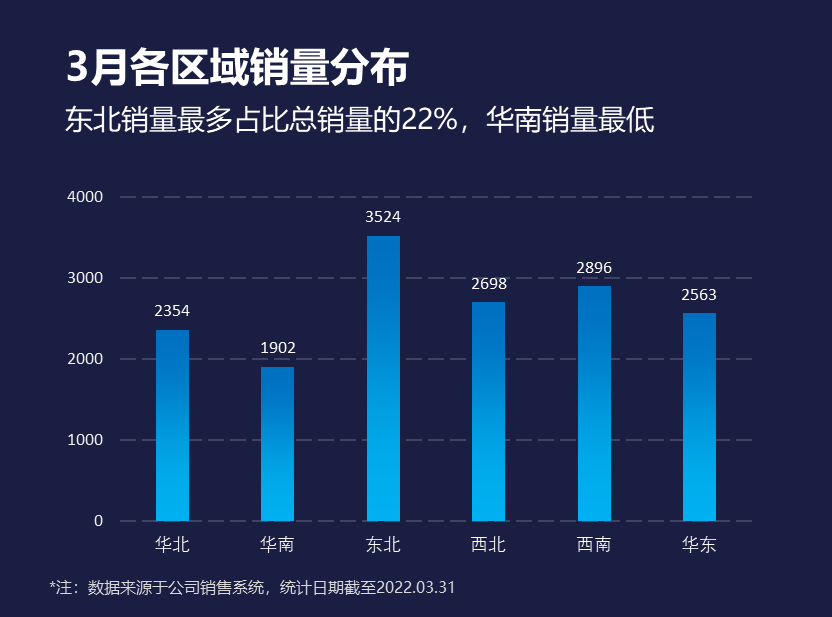
#> input picture vibecoding/reference/chart1_excel.png, 832 x 617 px
$ python compare_reference.py
#> lines starting #> are read from the running program, lines starting #| are printed output that depends on the picture
# -*- coding: utf-8 -*-
"""把复刻图和 Excel 原始导出图做像素级比对，输出几何差异与整体误差。

用法：
    python compare_reference.py 5          # 图5 层叠柱形图
    python compare_reference.py 5 --diff   # 额外把对照图写到系统临时目录

比对图（左右对照 / 50% 叠加）不是复刻产物的一部分，所以默认不落盘；
需要肉眼检查时加 --diff，图片会写到 %TEMP%/chartcmp/ 下。

各图的复刻输出文件名在 CHARTS 里登记；参考图统一叫
reference/chart{N}_excel.png，由 export_reference.py 生成。
"""

import os
import sys

import numpy as np
from PIL import Image

CHARTS = {
    1: ("reference/chart1_excel.png", "chart1_gradient_bar.png"),
    2: ("reference/chart2_excel.png", "chart2_mean_bar.png"),
    3: ("reference/chart3_excel.png", "chart3_rounded_gradient_bar.png"),
    4: ("reference/chart4_excel.png", "chart4_annotated_bar.png"),
    5: ("reference/chart5_excel.png", "chart5_clustered_bar.png"),
    6: ("reference/chart6_excel.png", "chart6_butterfly.png"),
    7: ("reference/chart7_excel.png", "chart7_rept_butterfly.png"),
    8: ("reference/chart8_excel.png", "chart8_percent_stacked.png"),
    9: ("reference/chart9_excel.png", "chart9_compare_column.png"),
    10: ("reference/chart10_excel.png", "chart10_gantt.png"),
    11: ("reference/chart11_excel.png", "chart11_smooth_line.png"),
    12: ("reference/chart12_excel.png", "chart12_diamond_lollipop.png"),
    13: ("reference/chart13_excel.png", "chart13_compare_line.png"),
    14: ("reference/chart14_excel.png", "chart14_doughnut.png"),
    15: ("reference/chart15_excel.png", "chart15_liquid_fill.png"),
}


def load(path):
#> called with path = 'reference/chart1_excel.png'
    return np.array(Image.open(path).convert("RGB")).astype(int)
#> call 2 of load, with path = 'chart1_gradient_bar.png'
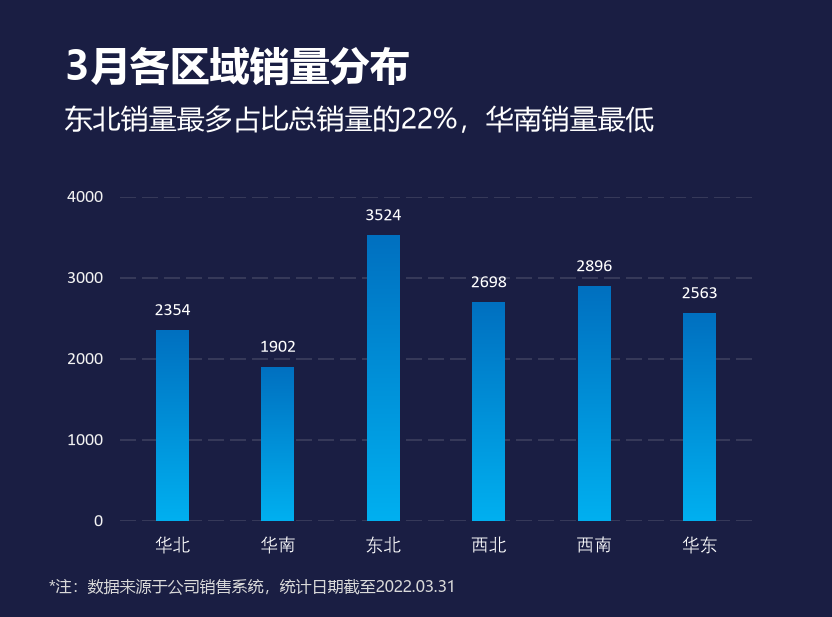
#> input picture vibecoding/chart1_gradient_bar.png, 832 x 617 px
#| 尺寸   ref=832x617   out=832x617


def align(reference, output):
    """把两张图裁到公共尺寸，便于逐像素比对。"""
    height = min(reference.shape[0], output.shape[0])
#> height = 617
    width = min(reference.shape[1], output.shape[1])
#> width = 832
    return reference[:height, :width], output[:height, :width]


def report(index, reference, output):
    print("图%-3d %s" % (index, CHARTS[index][1]))
    print("尺寸   ref=%dx%d   out=%dx%d"
          % (reference.shape[1], reference.shape[0],
             output.shape[1], output.shape[0]))
    if reference.shape != output.shape:
        print("       （尺寸不同，按左上角对齐裁到 %dx%d 后比对）"
              % (min(reference.shape[1], output.shape[1]),
                 min(reference.shape[0], output.shape[0])))

    left, right = align(reference, output)
    delta = np.abs(left - right)
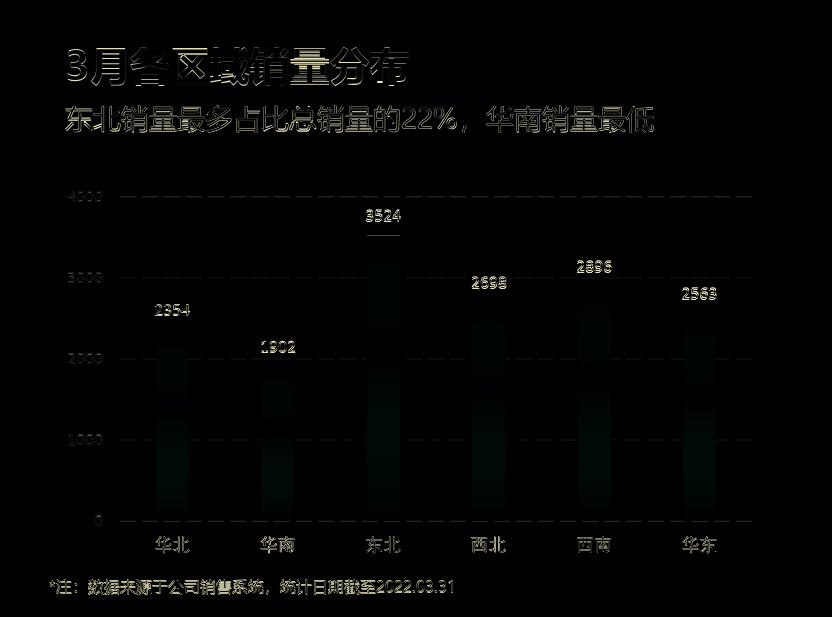
#> delta: shape (617, 832, 3) int64; mean R, G, B 3.3, 3.6, 2.9
    print("平均通道误差 = %.2f / 255      像素近似一致率 = %.2f%%"
          % (delta.mean(), (delta.sum(2) < 12).mean() * 100))
#| 平均通道误差 = 3.26 / 255      像素近似一致率 = 93.09%

    # 误差热点：32px 分块里误差最大的几块，用来定位没对齐的元素
    error = delta.sum(2)
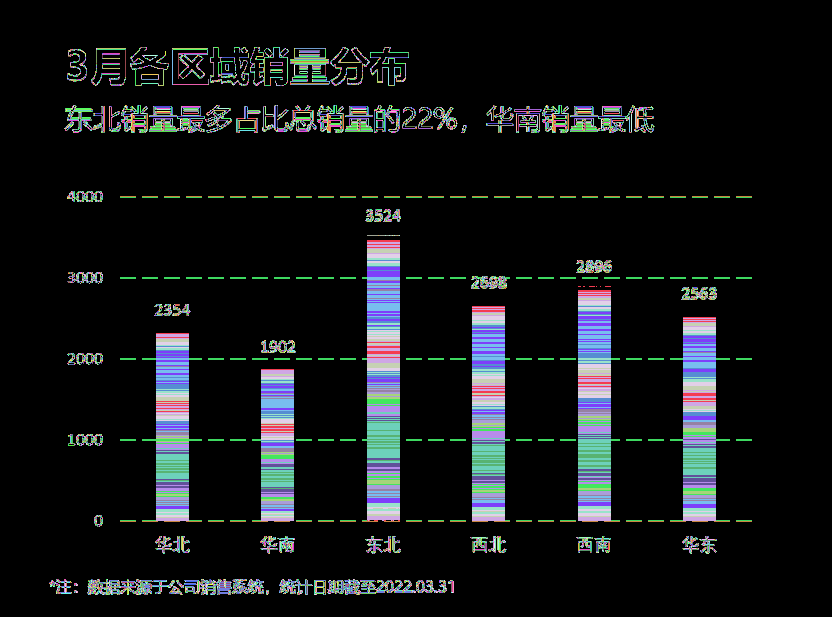
#> error: shape (617, 832) int64; 608 distinct labels, from 0 to 642; one colour per label, 0 black
    block, hotspots = 32, []
    for y in range(0, error.shape[0] - block, block):
        for x in range(0, error.shape[1] - block, block):
            hotspots.append((float(error[y:y + block, x:x + block].mean()), y, x))
#> after the loop, hotspots = 475 items, first 6: (0, 0, 0), (0, 0, 32), (0, 0, 64), (0, 0, 96), (0, 0, 128), (0, 0, 160)
    hotspots.sort(reverse=True)
    print("误差热点（32px 分块，前 6）:")
    for value, y, x in hotspots[:6]:
        print("   err=%6.1f  y=%3d x=%3d" % (value, y, x))
#> this loop made 6 passes
#> (value, y, x) on passes 1 to 6: (130.2, 32, 288), (112.9, 576, 192), (108.2, 576, 224), (102.5, 576, 352), (102.3, 576, 96), (99.6, 576, 320)
#|    err= 130.2  y= 32 x=288
#|    err= 112.9  y=576 x=192
#|    err= 108.2  y=576 x=224
#|    err= 102.5  y=576 x=352
#|    err= 102.3  y=576 x= 96
#|    err=  99.6  y=576 x=320
    return left, right


def save_diff(index, left, right):
    directory = os.path.join(os.environ.get("TEMP", "."), "chartcmp")
    os.makedirs(directory, exist_ok=True)
    height, width = left.shape[:2]
    canvas = np.full((height, width * 2 + 12, 3), 255, np.uint8)
    canvas[:, :width] = left.astype(np.uint8)
    canvas[:, width + 12:] = right.astype(np.uint8)
    side = os.path.join(directory, "chart%d_side_by_side.png" % index)
    over = os.path.join(directory, "chart%d_overlay.png" % index)
    Image.fromarray(canvas).save(side)
    Image.fromarray(((left * 0.5 + right * 0.5)).astype(np.uint8)).save(over)
    print("对照图已写到 %s" % directory)


def main():
    index = int(sys.argv[1]) if len(sys.argv) > 1 else 1
    reference_path, output_path = CHARTS[index]
    reference, output = load(reference_path), load(output_path)
    left, right = report(index, reference, output)
    if "--diff" in sys.argv:
        save_diff(index, left, right)


if __name__ == "__main__":
    main()
